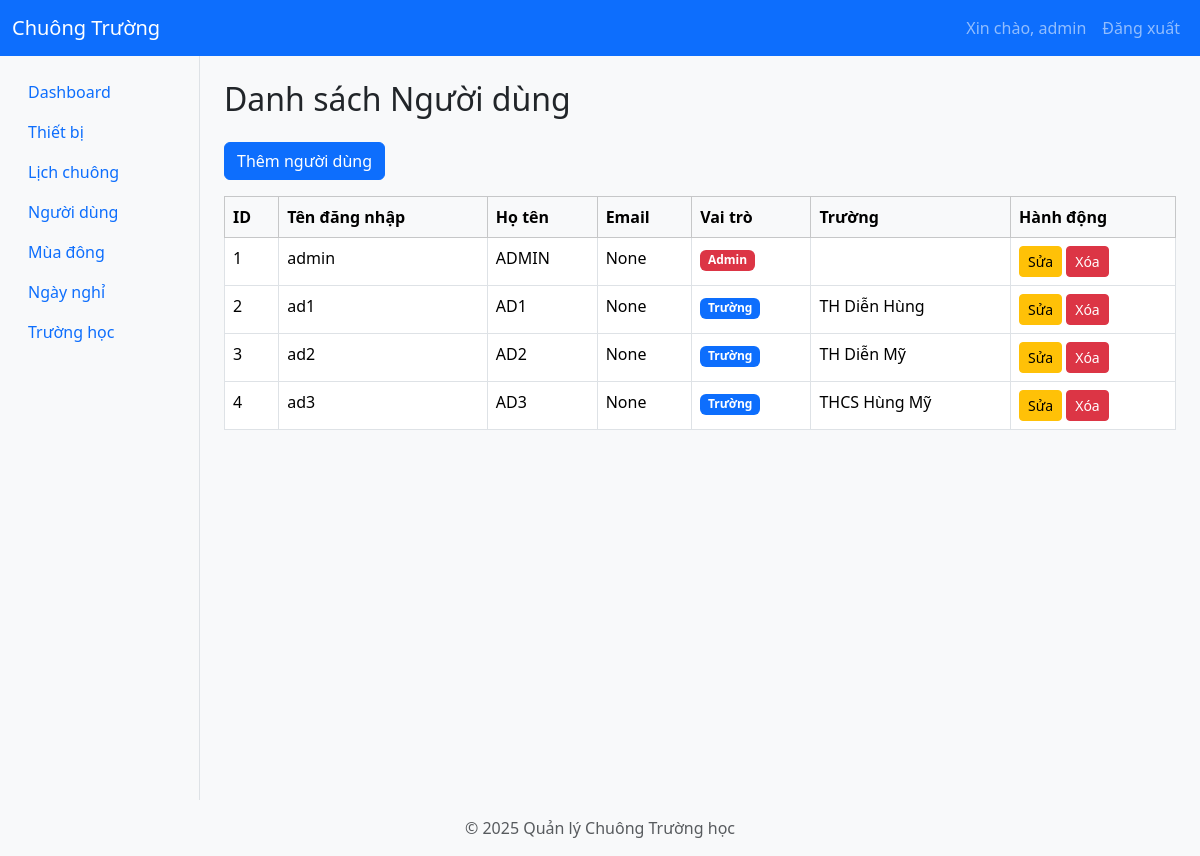
The page /users (signed in) on the database as committed earlier.
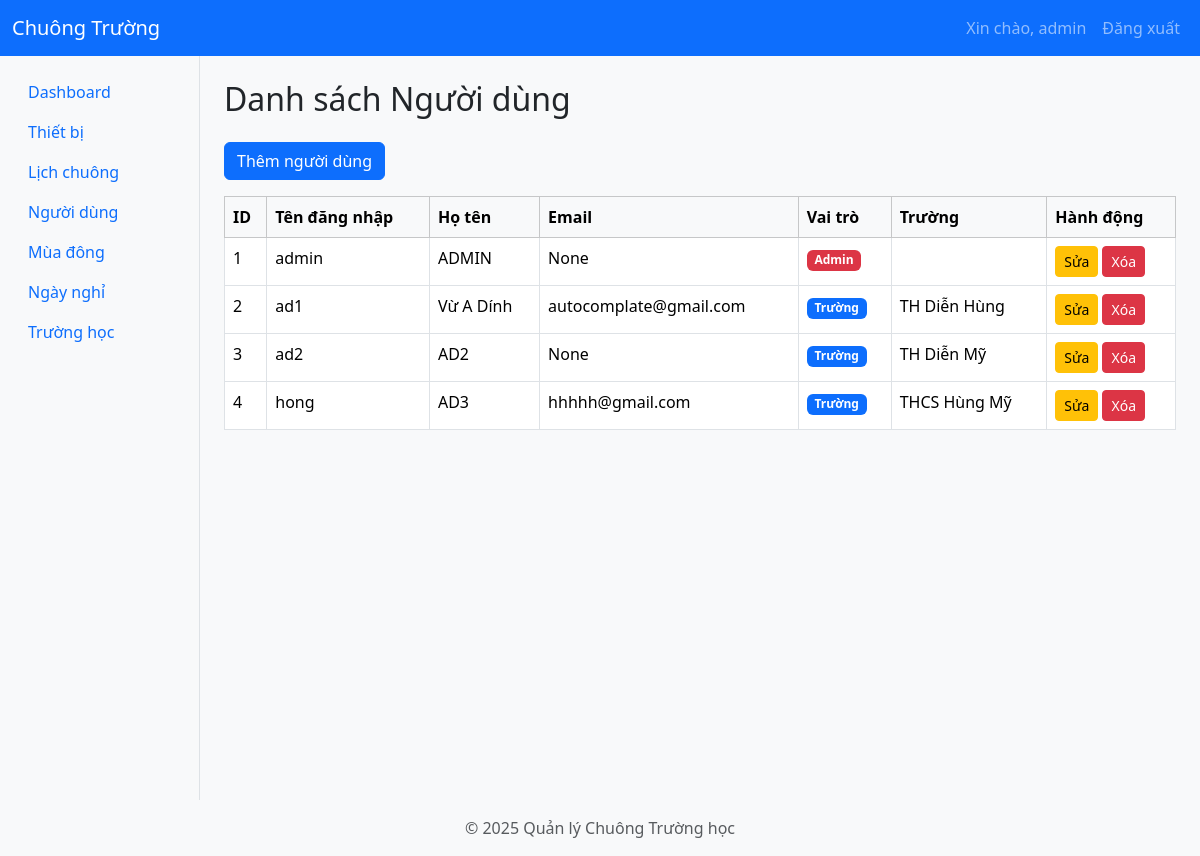
The same page on the database as committed later.
### app/models/user.py (models this page shows, shortened)
class User(db.Model):
    __tablename__ = "users"
    id = db.Column(db.Integer, primary_key=True)
    username = db.Column(db.String(80), unique=True, nullable=False)
    password_hash = db.Column(db.String(128), nullable=False)
    role = db.Column(db.String(50), nullable=False, default="school_user")  # Role: admin, school_admin, school_user
    email = db.Column(db.String(120), unique=True)
    full_name = db.Column(db.String(100))
    school_id = db.Column(db.Integer, db.ForeignKey("schools.id"), nullable=True)  # School association for school_admin
    school = db.relationship("School", back_populates="users")  # Define the relationship
    devices = db.relationship("Device", back_populates="user")

### app/models/school.py (models this page shows)
class School(db.Model):
    __tablename__ = "schools"
    id = db.Column(db.Integer, primary_key=True)
    name = db.Column(db.String(100), nullable=False)
    address = db.Column(db.String(200))
    phone = db.Column(db.String(20))
    users = db.relationship("User", back_populates="school", lazy="dynamic")
    devices = db.relationship("Device", back_populates="school", lazy=True)
    disabled_periods = db.relationship(
        "DisabledPeriod",
        back_populates="school",
        lazy=True
    )
    schedules = db.relationship("Schedule", back_populates="school", lazy=True)

### app/routes/user_routes.py (the view)
@user_bp.route('/users', methods=['GET'])
@login_required
@admin_required
def users_page():
    users = User.query.all()
    schools = School.query.all()
    return render_template('users.html', users=users, schools=schools)

### app/__init__.py (called while the page is built)
def create_app():
    app = Flask(__name__)
    app.config.from_object('app.config.Config')
    db.init_app(app)
    jwt.init_app(app)
    migrate.init_app(app, db)  # Bind Flask-Migrate to the app and db
    login_manager.init_app(app)  # Initialize Flask-Login
    login_manager.login_view = 'auth.login'  # Set the login view
    @app.context_processor
    def inject_user():
        from flask_login import current_user
        return dict(current_user=current_user)
    from app.utils.jwt_patch import apply_jwt_patch
    apply_jwt_patch()
    from app.routes import register_routes
    register_routes(app)
    def get_day_name(index):
        days = ['Thứ 2', 'Thứ 3', 'Thứ 4', 'Thứ 5', 'Thứ 6', 'Thứ 7', 'Chủ Nhật']
        return days[index]
    app.jinja_env.filters['get_day_name'] = get_day_name
    return app

### app/templates/users.html (shortened to what this page needs)
{% extends 'layout.html' %}
{% block content %}
<h2 class="mb-4">Danh sách Người dùng</h2>
<button class="btn btn-primary mb-3" data-bs-toggle="modal" data-bs-target="#addUserModal">Thêm người dùng</button>
<table class="table table-bordered table-hover">
    <thead class="table-light">
        <tr>
            <th>ID</th>
            <th>Tên đăng nhập</th>
            <th>Họ tên</th>
            <th>Email</th>
            <th>Vai trò</th>
            <th>Trường</th>
            <th>Hành động</th>
        </tr>
    </thead>
    <tbody>
        {% for user in users %}
        <tr>
            <td>{{ user.id }}</td>
            <td>{{ user.username }}</td>
            <td>{{ user.full_name }}</td>
            <td>{{ user.email }}</td>
            <td>
                {% if user.role == 'admin' %}
                    <span class="badge bg-danger">Admin</span>
                {% elif user.role == 'school_user' %}
                    <span class="badge bg-primary">Trường</span>
                {% else %}
                    <span class="badge bg-secondary">Khác</span>
                {% endif %}
            </td>
            <td>{{ user.school.name if user.school else '' }}</td>
            <td>
                <a href="/users/edit/{{ user.id }}" class="btn btn-sm btn-warning">Sửa</a>
                <a href="/users/delete/{{ user.id }}" class="btn btn-sm btn-danger" onclick="return confirm('Bạn có chắc muốn xóa?')">Xóa</a>
            </td>
        </tr>
        {% endfor %}
    </tbody>
</table>
{% endblock %}

Rows that differ between the two databases and show on the page:
changed User "ad1": full_name "AD1" → "Vừ A Dính"; email "None" → "autocomplate@gmail.com"
changed User "AD3": username "ad3" → "hong"; email "None" → "hhhhh@gmail.com"
